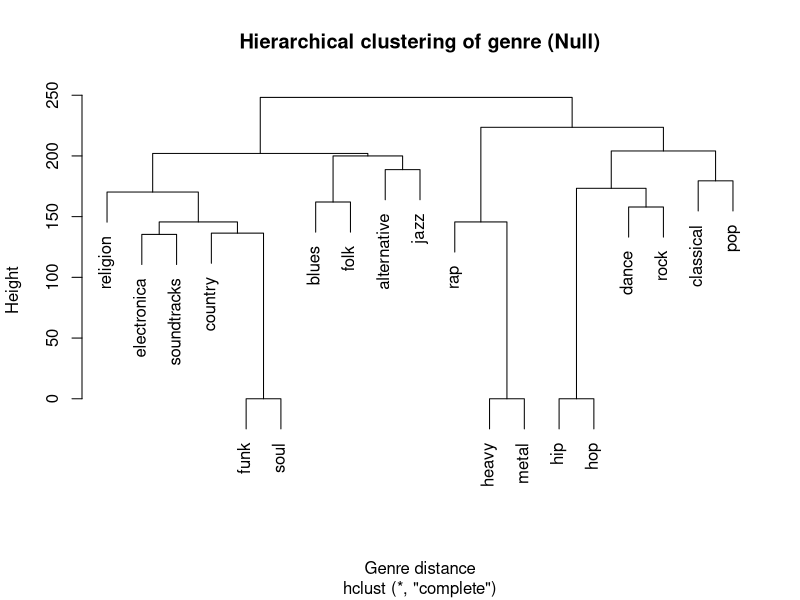
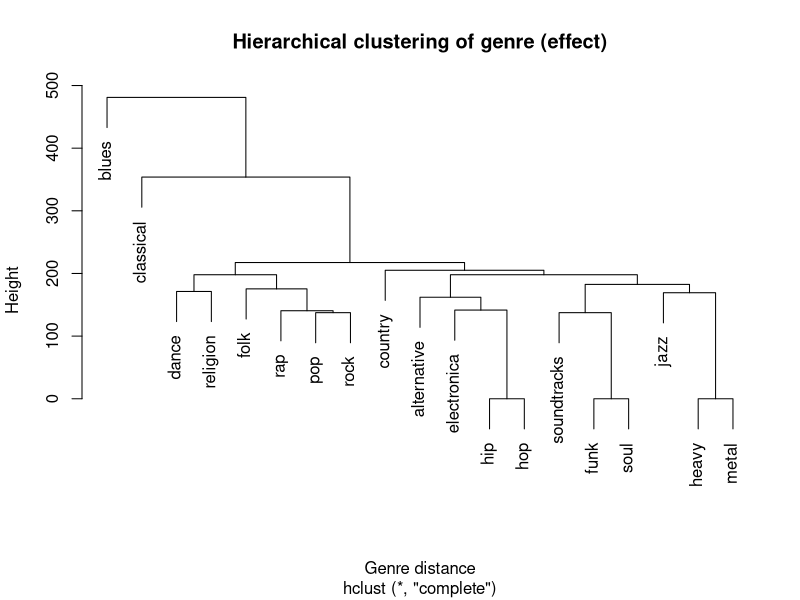
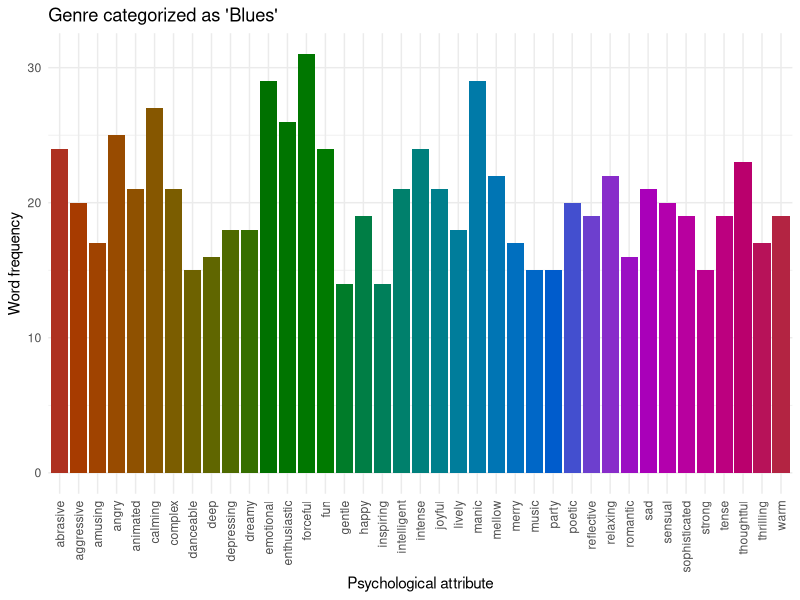
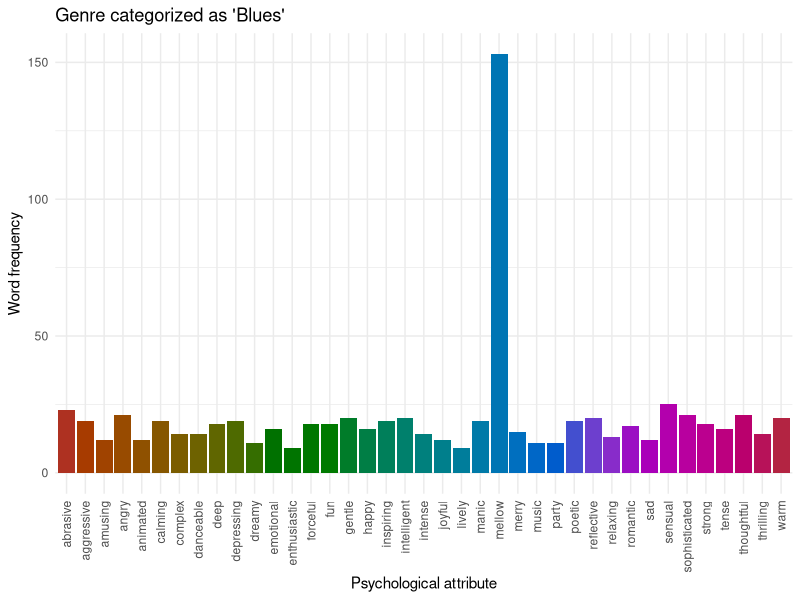

Recreate these plots in R, in order.
## ---- chunk 1
library(tidyverse)
set.seed(125)
## ---- chunk 2
wGenres <- c(
  "Blues", "Jazz", "Classical", "Folk", "Rock", "Alternative", "Heavy Metal", "Country", "Soundtracks", "Religion", "Pop", "Rap", "Hip-Hop", "Soul/Funk", "Electronica", "Dance"
)
wAttributes <- c(
  "Intense", "Tense", "Forceful", "Aggressive", "Angry", "Abrasive", "Strong", "Mellow", "Thrilling", "Gentle", "Manic", "Calming", "Warm", "Reflective", "Relaxing", "Romantic", "Sensual", "Happy", "Fun", "Depressing", "Merry", "Joyful", "Enthusiastic", "Lively", "Animated", "Amusing", "Sad", "Intelligent", "Sophisticated", "Inspiring", "Complex", "Poetic", "Deep", "Dreamy", "Thoughtful", "Party Music", "Emotional", "Danceable"
)
# rename this...
wSpotifyFeatures <- c(
  "Acousticness", "Danceability", "Duration", "Energy", "Instrumentalness", "Liveness", "Loudness", "Speechiness", "Tempo", "Valence"
)
wMusicFeatures <- c(
  "Loud", "Quiet", "Medium volume", "Short", "long", "medium length", "Fast", "slow", "medium speed", "Empty", "full", "cold", "acoustic", "synthetic", "Bright", "clear", "warm", "thin", "harsh", "dull", "nasal", "metallic", "wooden", "rich", "gentle", "ringing", "pure", "percussive", "evolving", "Spikey", "smooth", "mellow", "deep", "bright", "sharp" 
)
## ---- chunk 3
nStimuli <- 56
stimuli <- as.factor(seq(1, nStimuli))
## ---- chunk 4
nPart <- 40
pID <- as.factor(seq(1, nPart))
## ---- chunk 5
df_null <- tibble(
  pID = factor(),
  stimulus = factor(),
  genreWords = character(),
  attributeWords = character(),
  musicFeatureWords = character(),
)

for (p in pID) {
  for (s in stimuli)
  {
    # How many from each list will participant pick?
    nG <- sample(c(1,2), 1, prob = c(3,1))
    nA <- round(rnorm(1, 4, 1))
    nM <- round(rnorm(1, 4, 1))
    
    df_null <- df_null %>% add_row(
      pID = p,
      stimulus = s,
      genreWords = paste(
        unlist(sample(wGenres, nG)), collapse = ", "),
      attributeWords = paste(
        unlist(sample(wAttributes, nA)), collapse = ", "),
      musicFeatureWords = paste(
        unlist(sample(wMusicFeatures, nM)), collapse = ", ")
    )
  }
}
## ---- chunk 6
df_NullbyGenre <- df_null %>% 
  tidytext::unnest_tokens(gW, genreWords) %>% group_by(gW) %>%
  tidytext::unnest_tokens(aW, attributeWords) %>% count(aW) %>% 
  pivot_wider(names_from = aW, values_from = n)
rownames(df_NullbyGenre) <- df_NullbyGenre$gW
## ---- chunk 7
df_NullbyAttribute <- df_null %>% 
  tidytext::unnest_tokens(aW, attributeWords) %>% group_by(aW) %>%
  tidytext::unnest_tokens(gW, genreWords) %>% count(gW) %>% 
  pivot_wider(names_from = gW, values_from = n)
rownames(df_NullbyAttribute) <- df_NullbyAttribute$aW
## ---- chunk 8
dist_genre <- dist(df_NullbyGenre, method = "manhattan")
## ---- chunk 9
df_NullbyGenre_long <- df_null %>% 
  tidytext::unnest_tokens(gW, genreWords) %>% group_by(gW) %>%
  tidytext::unnest_tokens(aW, attributeWords) %>% count(aW)

plt01 <- df_NullbyGenre_long %>% filter(gW == "blues") %>% 
  ggplot(aes(x = aW, y=n, fill = aW)) +
  geom_col() + ylab("Word frequency") + xlab("Psychological attribute") +
  ggtitle("Genre categorized as 'Blues'") + theme_minimal() +
  theme(legend.position="none",
        axis.text.x = element_text(angle=90, vjust=.5, hjust=1)) +
    scale_fill_hue(l=40)
ggsave("plt01.png", plt01, width = 8, height = 6)
## ---- chunk 10
hc=hclust(dist_genre,method="complete")
plot(hc, main ="Hierarchical clustering of genre (Null)", xlab = "Genre distance")
# rect.hclust(hc, h = 160, border = "red")
## ---- chunk 11
df_sp <- tibble(
  pID = factor(),
  stimulus = factor(),
  genreWords = character(),
  attributeWords = character(),
  musicFeatureWords = character(),
)

for (p in pID) {
  for (s in stimuli)
  {
    # How many from each list will participant pick?
    nG <- sample(c(1,2), 1, prob = c(3,1))
    nA <- round(rnorm(1, 4, 1))
    nM <- round(rnorm(1, 4, 1))
    
    gW <- paste(unlist(sample(wGenres, nG)), collapse = ", ")
    if (("Blues" %in% gW) & (rbinom(1,1,0.4))){
      aW <- paste0(wAttributes[8], ", " ,unlist( sample(wAttributes, nA - 1)), collapse = ", ")
    } else if (("Classical" %in% gW) & (rbinom(1,1,0.4))) {
      aW <- paste0(wAttributes[29], ", " ,unlist( sample(wAttributes, nA - 1)), collapse = ", ")
    } else {
      aW <- paste(unlist(sample(wAttributes, nA)), collapse = ", ")
    }
    mFW <- paste(unlist(sample(wMusicFeatures, nM)), collapse = ", ")
    
    df_sp <- df_sp %>% add_row(
      pID = p,
      stimulus = s,
      genreWords = gW,
      attributeWords = aW,
      musicFeatureWords = mFW 
    )
  }
}
## ---- chunk 12
df_SpbyGenre <- df_sp %>% 
  tidytext::unnest_tokens(gW, genreWords) %>% group_by(gW) %>%
  tidytext::unnest_tokens(aW, attributeWords) %>% count(aW) %>% 
  pivot_wider(names_from = aW, values_from = n)
rownames(df_SpbyGenre) <- df_SpbyGenre$gW
## ---- chunk 13
df_SpbyAttribute <- df_sp %>% 
  tidytext::unnest_tokens(aW, attributeWords) %>% group_by(aW) %>%
  tidytext::unnest_tokens(gW, genreWords) %>% count(gW) %>% 
  pivot_wider(names_from = gW, values_from = n)
rownames(df_SpbyAttribute) <- df_SpbyAttribute$aW
## ---- chunk 14
dist_sp_genre <- dist(df_SpbyGenre, method = "manhattan")
## ---- chunk 15
df_SpbyGenre_long <- df_sp %>% 
  tidytext::unnest_tokens(gW, genreWords) %>% group_by(gW) %>%
  tidytext::unnest_tokens(aW, attributeWords) %>% count(aW)

plt02 <- df_SpbyGenre_long %>% filter(gW == "blues") %>% 
  ggplot(aes(x = aW, y=n, fill = aW)) +
  geom_col() + ylab("Word frequency") + xlab("Psychological attribute") +
  ggtitle("Genre categorized as 'Blues'") + theme_minimal() +
  theme(legend.position="none",
        axis.text.x = element_text(angle=90, vjust=.5, hjust=1)) +
    scale_fill_hue(l=40)
ggsave("plt02.png", plt02, width = 8, height = 6)
## ---- chunk 16
hc=hclust(dist_sp_genre, method="complete")
plot(hc, main ="Hierarchical clustering of genre (effect)", xlab = "Genre distance")
# rect.hclust(hc, h = 160, border = "red")
